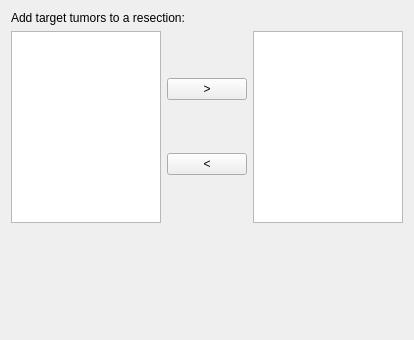
<?xml version="1.0" encoding="UTF-8"?>
<ui version="4.0">
 <class>qSlicerResectionPlanningTumorsWidget</class>
 <widget class="QWidget" name="qSlicerResectionPlanningTumorsWidget">
  <property name="geometry">
   <rect>
    <x>0</x>
    <y>0</y>
    <width>414</width>
    <height>340</height>
   </rect>
  </property>
  <property name="windowTitle">
   <string>Form</string>
  </property>
  <layout class="QVBoxLayout" name="verticalLayout_2">
   <item>
    <widget class="QLabel" name="label_2">
     <property name="text">
      <string>Add target tumors to a resection:</string>
     </property>
    </widget>
   </item>
   <item>
    <layout class="QHBoxLayout" name="horizontalLayout_2">
     <item>
      <widget class="QListWidget" name="listAvailableTumors">
       <property name="sizePolicy">
        <sizepolicy hsizetype="Ignored" vsizetype="Expanding">
         <horstretch>0</horstretch>
         <verstretch>0</verstretch>
        </sizepolicy>
       </property>
      </widget>
     </item>
     <item>
      <layout class="QVBoxLayout" name="verticalLayout">
       <item>
        <widget class="QPushButton" name="AddTumorButton">
         <property name="sizePolicy">
          <sizepolicy hsizetype="Fixed" vsizetype="Fixed">
           <horstretch>0</horstretch>
           <verstretch>0</verstretch>
          </sizepolicy>
         </property>
         <property name="text">
          <string>&gt;</string>
         </property>
         <property name="iconSize">
          <size>
           <width>10</width>
           <height>10</height>
          </size>
         </property>
        </widget>
       </item>
       <item>
        <widget class="QPushButton" name="RemoveTumorButton">
         <property name="sizePolicy">
          <sizepolicy hsizetype="Fixed" vsizetype="Fixed">
           <horstretch>0</horstretch>
           <verstretch>0</verstretch>
          </sizepolicy>
         </property>
         <property name="text">
          <string>&lt;</string>
         </property>
         <property name="iconSize">
          <size>
           <width>10</width>
           <height>10</height>
          </size>
         </property>
        </widget>
       </item>
      </layout>
     </item>
     <item>
      <widget class="QListWidget" name="listResectionTumors">
       <property name="sizePolicy">
        <sizepolicy hsizetype="Ignored" vsizetype="Expanding">
         <horstretch>0</horstretch>
         <verstretch>0</verstretch>
        </sizepolicy>
       </property>
      </widget>
     </item>
    </layout>
   </item>
   <item>
    <spacer name="verticalSpacer">
     <property name="orientation">
      <enum>Qt::Vertical</enum>
     </property>
     <property name="sizeHint" stdset="0">
      <size>
       <width>20</width>
       <height>40</height>
      </size>
     </property>
    </spacer>
   </item>
  </layout>
 </widget>
 <resources/>
 <connections/>
</ui>
